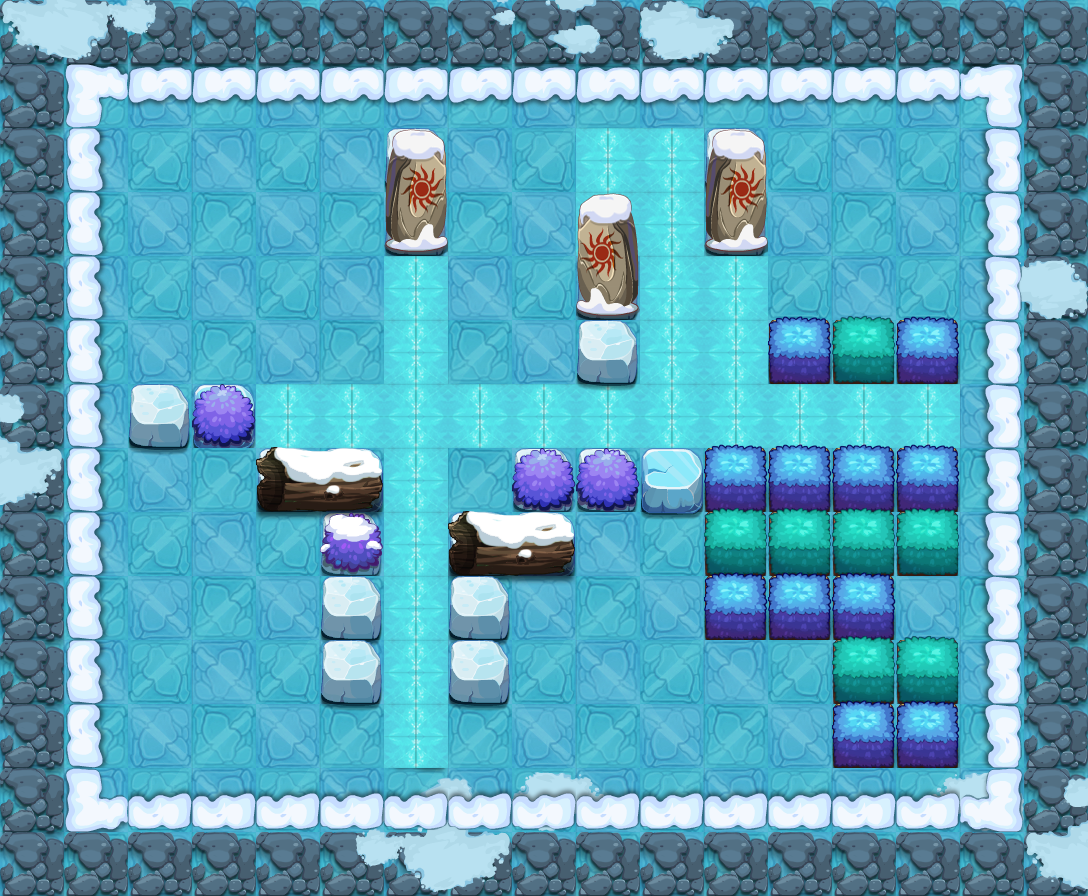

The image is a tile-based game level rendered from a .tmx file. Its description and source (layers, tilesets, objects; grid data summarised) follow:
An orthogonal 17x14 tile map with 64x64 px tiles, 15 tile layers (PASS, 块层 2, 块层 3, 块层 4, ...) and 10 objects (6x TRAP, 3x lsbjg3, PLAYER).

<map version="1.0" orientation="orthogonal" width="17" height="14" tilewidth="64" tileheight="64">
 <properties>
  <property name="DESTRY1" value="96" />
  <property name="DESTRY2" value="100" />
  <property name="DESTRY3" value="102" />
  <property name="DESTRY4" value="108" />
  <property name="DESTRY_COUNT" value="4" />
  <property name="EXP" value="1145" />
  <property name="ITEM" value="D044" />
  <property name="LOSE_SCRIPT" value="" />
  <property name="MONEY" value="1718" />
  <property name="START_SCRIPT" value="" />
  <property name="WIN_SCRIPT" value="" />
 </properties>
 <tileset firstgid="1" name="jdbl" tilewidth="64" tileheight="64">
  <image source="jdbl-hd.png" width="1000" height="1000" />
 </tileset>
 <layer name="PASS" width="17" height="14">
  <data>[238 cells, 146 non-empty, 6 distinct tile ids]</data>
 </layer>
 <layer name="块层 2" width="17" height="14">
  <data>[238 cells, 171 non-empty, 6 distinct tile ids]</data>
 </layer>
 <layer name="块层 3" width="17" height="14">
  <data>[238 cells, 58 non-empty, 1 distinct tile ids]</data>
 </layer>
 <layer name="块层 4" width="17" height="14">
  <data>[238 cells, 71 non-empty, 13 distinct tile ids]</data>
 </layer>
 <layer name="块层 5" width="17" height="14">
  <data>[238 cells, 50 non-empty, 2 distinct tile ids]</data>
 </layer>
 <layer name="块层 17" width="17" height="14">
  <data>[238 cells, 13 non-empty, 4 distinct tile ids]</data>
 </layer>
 <layer name="块层 6" width="17" height="14">
  <data>[238 cells, 38 non-empty, 9 distinct tile ids]</data>
 </layer>
 <layer name="SHELTER 10" width="17" height="14">
  <data>[238 cells, 2 non-empty, 1 distinct tile ids]</data>
 </layer>
 <layer name="SHELTER 9" width="17" height="14">
  <data>[238 cells, 2 non-empty, 1 distinct tile ids]</data>
 </layer>
 <layer name="SHELTER 8" width="17" height="14">
  <data>[238 cells, 3 non-empty, 1 distinct tile ids]</data>
 </layer>
 <layer name="SHELTER 7" width="17" height="14">
  <data>[238 cells, 6 non-empty, 3 distinct tile ids]</data>
 </layer>
 <layer name="SHELTER 6" width="17" height="14">
  <data>[238 cells, 6 non-empty, 3 distinct tile ids]</data>
 </layer>
 <layer name="SHELTER 4" width="17" height="14">
  <data>[238 cells, 3 non-empty, 2 distinct tile ids]</data>
 </layer>
 <layer name="SHELTER 3" width="17" height="14">
  <data>[238 cells, 1 non-empty, 1 distinct tile ids]</data>
 </layer>
 <layer name="SHELTER 2" width="17" height="14">
  <data>[238 cells, 2 non-empty, 1 distinct tile ids]</data>
 </layer>
 <objectgroup name="对象层 1" width="34" height="28">
  <object name="lsbjg3" x="192" y="640" width="64" height="64">
   <properties>
    <property name="lua_ai" value="monster_lsbjg_ai" />
    <property name="quality" value="lsbjg3.quality" />
   </properties>
  </object>
  <object name="PLAYER" type="PLAYER" x="128" y="128" width="64" height="64" />
  <object name="lsbjg3" x="768" y="640" width="64" height="64">
   <properties>
    <property name="lua_ai" value="monster_lsbjg_ai" />
    <property name="quality" value="lsbjg3.quality" />
   </properties>
  </object>
  <object name="lsbjg3" x="576" y="640" width="64" height="64">
   <properties>
    <property name="lua_ai" value="monster_lsbjg_ai" />
    <property name="quality" value="lsbjg3.quality" />
   </properties>
  </object>
  <object name="ice_road" type="TRAP" x="256" y="384" width="704" height="64">
   <properties>
    <property name="lua_ai" value="ice_road_ai" />
   </properties>
  </object>
  <object name="ice_road" type="TRAP" x="384" y="256" width="64" height="512">
   <properties>
    <property name="lua_ai" value="ice_road_ai" />
   </properties>
  </object>
  <object name="ice_road" type="TRAP" x="576" y="128" width="128" height="128">
   <properties>
    <property name="lua_ai" value="ice_road_ai" />
   </properties>
  </object>
  <object name="ice_road" type="TRAP" x="640" y="256" width="128" height="128">
   <properties>
    <property name="lua_ai" value="ice_road_ai" />
   </properties>
  </object>
  <object name="block1" type="TRAP" x="320" y="704" width="64" height="64">
   <properties>
    <property name="trap_ani" value="blok2.actor" />
    <property name="trap_blok" value="true" />
    <property name="trap_id" value="0" />
   </properties>
  </object>
  <object name="block_control1" type="TRAP" x="896" y="576" width="64" height="64">
   <properties>
    <property name="trap_ani" value="switch.actor" />
    <property name="trap_floor" value="true" />
    <property name="trap_id" value="0" />
    <property name="trap_script" value="trap(&quot;block_control1&quot;):setOpened(false);trap(&quot;block1&quot;):setOpened(false)" />
    <property name="trap_sound_id" value="2" />
    <property name="trap_start_mode" value="0" />
    <property name="trap_state" value="open" />
   </properties>
  </object>
 </objectgroup>
</map>
